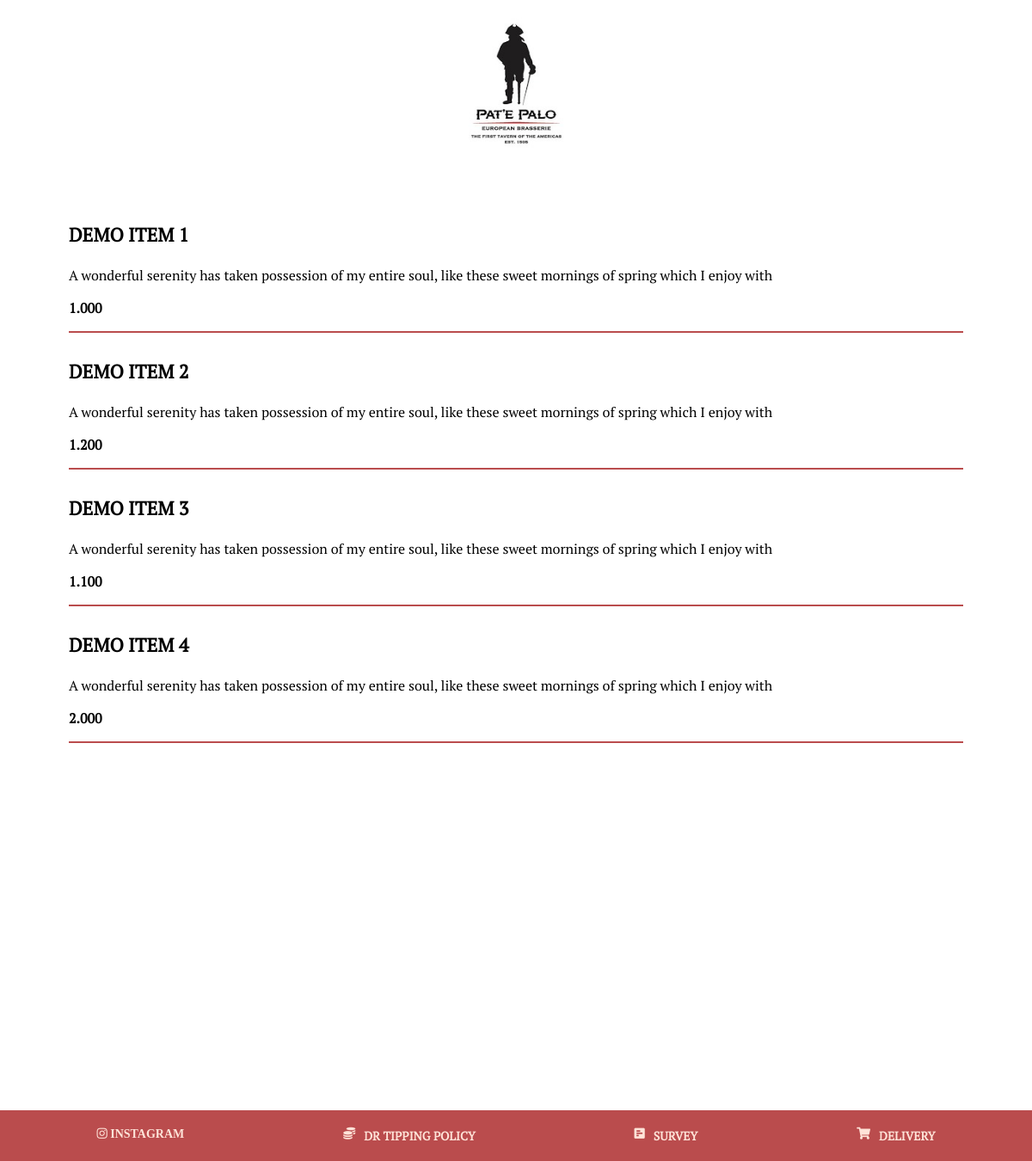
The app's page /menu/ with its own data.
### menu/models.py (models this page shows, shortened)
class MenuItem(OrderedModel):
    title = models.CharField(max_length=100)
    description = models.CharField(max_length=400)
    price = models.IntegerField()
    category = models.ForeignKey(Category, on_delete=models.CASCADE)
    active = models.BooleanField(default=True)

class Category(OrderedModel):
    category = models.CharField(max_length=100)
    active = active = models.BooleanField(default=True)

### menu/views.py (the view)
# urls.py: path('', views.index, name='index'),
def index(request):
    menu_items =  MenuItem.objects.filter(active=True)
    category = Category.objects.filter(active=True)
    context = {
        'menu_items': menu_items,
        'category': category
    }
    return render(request, 'menu/menu.html', context=context)

### menu/templates/menu/menu.html (shortened to what this page needs)
{% load static %}
<!DOCTYPE html>
<html lang="en">
<head>
    <link rel="stylesheet" href="https://unpkg.com/swiper@7/swiper-bundle.min.css" />
    <link rel="stylesheet" href="{% static 'menu/css/menu.css' %}">
    <link rel="stylesheet" href="https://cdnjs.cloudflare.com/ajax/libs/font-awesome/5.15.4/css/all.min.css">
</head>
<body>
    <header>
        <div class="navigation">
            <div class="logo">
                <img src="{% static 'menu/images/logo.jpeg' %}" alt="" class="logo-img">
            </div>
        </div>
    </header>
    <div class="swiper-container">
        <div class="swiper-wrapper">
            {% for category in category %}
            <div class="swiper-slide">
                <div class="restaurant-menu">
                {% for item in menu_items %}
                    {% if item.category.category == category.category %}
                    <div class="menu-item">
                        <div class="item-title">
                            <p>{{item.title}}</p>
                        </div>
                        <div class="item-description">
                            <p>{{item.description}}</p>
                        </div>
                        <div class="item-price">
                            <p id="price">{{item.price}}</p>
                        </div>
                        <hr class="hr-theme">
                    </div>
                    {% endif %}
                {% endfor %}
            </div>
            </div>
            {% endfor %}
        </div>
    </div>
    <div class="footer">
        <div class="footer-link"><i class="fab fa-instagram"> <a href="#">INSTAGRAM</a></i></div>
        <div class="footer-link" id="myBtn"><i class="fas fa-coins"></i> <a href="#">DR TIPPING POLICY</a></i></div>
        <div class="footer-link"><i class="fas fa-poll-h"></i> <a href="#">SURVEY</a></i></div>
        <div class="footer-link"><i class="fas fa-shopping-cart"></i> <a href="#">DELIVERY</a></i></div>
    </div>
</body>
</html>

### menu/static/menu/css/menu.css (style rules this page uses)
:root { --primary-color: #Ba4c4d !important; --secondary-color: #113847 !important; --text-color: #FFE3D8 !important; }
html, body { position: relative; height: 100%; }
body { background: #fff; font-family: PTSerif-Regular; font-size: 14px; color:#000; margin: 0; padding: 0; width: 100%; }
header { width: 100%; display: flex; justify-content: center; align-items: center; background-color: #fff; }
.logo img { width: 12rem; }
.restaurant-menu { display: flex; flex-direction: column; margin-top:40px; padding: 0px 80px; align-items: flex-start; }
.item-title { font-size:22px; text-transform: uppercase; font-weight: 600; }
.item-price { font-weight: 600; }
.hr-theme { border: 1px solid var(--primary-color); }
.menu-item { width: 100%; }
.swiper-container { width: 100vw; overflow: hidden; position:relative; background: #fff; }
.swiper-slide { text-align: left; font-size: 16px; width: 100% !important; background: #fff; display: -webkit-box; display: -ms-flexbox; display: -webkit-flex; display: flex; flex-direction: column; -webkit-box-pack: center; -ms-flex-pack: center; }
.footer { padding: 20px; display: flex; justify-content: space-around; background-color: var(--primary-color); color: var(--text-color); flex-wrap:wrap; row-gap: 7px; }
.footer-link a { text-decoration: none; color:var(--text-color); font-weight: 600; }
.footer-link { display:flex; column-gap:10px; flex-wrap: nowrap; justify-content: center; vertical-align: center; }

### records on screen
MenuItem: title "DEMO ITEM 1", description "A wonderful serenity has taken possession of my entire soul, like these sweet mornings of spring which I enjoy with", price "1.000"
MenuItem: title "DEMO ITEM 2", description "A wonderful serenity has taken possession of my entire soul, like these sweet mornings of spring which I enjoy with", price "1.200"
MenuItem: title "DEMO ITEM 3", description "A wonderful serenity has taken possession of my entire soul, like these sweet mornings of spring which I enjoy with", price "1.100"
MenuItem: title "DEMO ITEM 4", description "A wonderful serenity has taken possession of my entire soul, like these sweet mornings of spring which I enjoy with", price "2.000"
